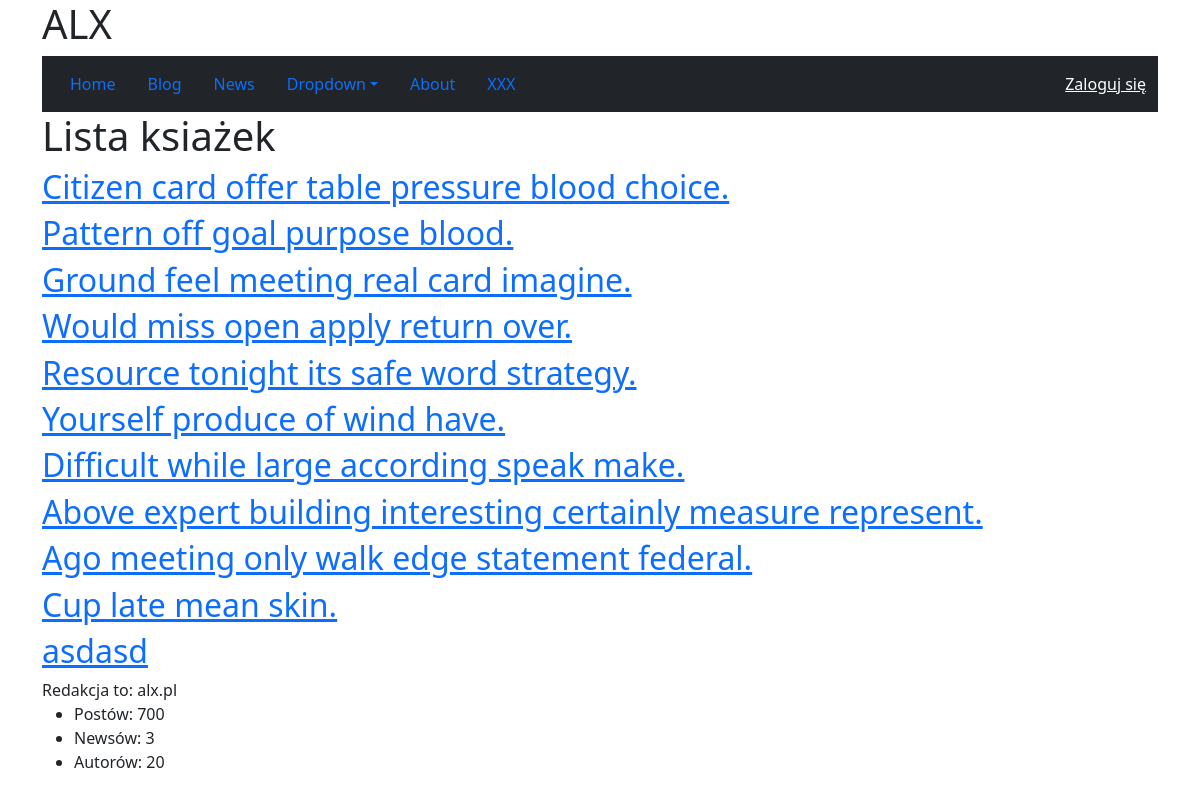
The page /books/ on the database its author committed.
### books/models.py (models this page shows, shortened)
class Book(models.Model):
    title = models.CharField(max_length=200)
    author = models.CharField(max_length=200)
    published_year = models.PositiveIntegerField()
    is_avilable = models.BooleanField(default=False)
    created_at = models.DateTimeField(auto_now_add=True)

### books/views.py (the view)
# urls.py: path("", views.BookListView.as_view(), name="list"),
class BookListView(ListView):
    model = Book

### blog/contextprocessors.py (called while the page is built)
def posts_count(request):
    return {'posts_count': blog.count_posts()}

### blog/services.py (called while the page is built)
    def count_posts(self):
        return self._posts.count()

### news/context_processors.py (called while the page is built)
def my_context(request):
    return {
        "redakcja": "alx.pl",
        "authors_count": Author.objects.count(),
        "news_count": News.objects.count()
    }

### books/templates/books/book_list.html
{% extends "base.html" %}
{% block content %}
    <h1>Lista ksiażek</h1>
    {% for book in book_list %}
        <h2><a href="{% url 'books:details' book.id %}">{{ book.title }}</a></h2>
    {% endfor %}
{% endblock content %}

### rows shown on the page
Book: title "Citizen card offer table pressure blood choice."
Book: title "Pattern off goal purpose blood."
Book: title "Ground feel meeting real card imagine."
Book: title "Would miss open apply return over."
Book: title "Resource tonight its safe word strategy."
Book: title "Yourself produce of wind have."
Book: title "Difficult while large according speak make."
Book: title "Above expert building interesting certainly measure represent."
Book: title "Ago meeting only walk edge statement federal."
Book: title "Cup late mean skin."
Book: title "asdasd"

### other values the page prints
{{ redakcja }} "alx.pl"
{{ posts_count }} "700"
{{ news_count }} "3"
{{ authors_count }} "20"
